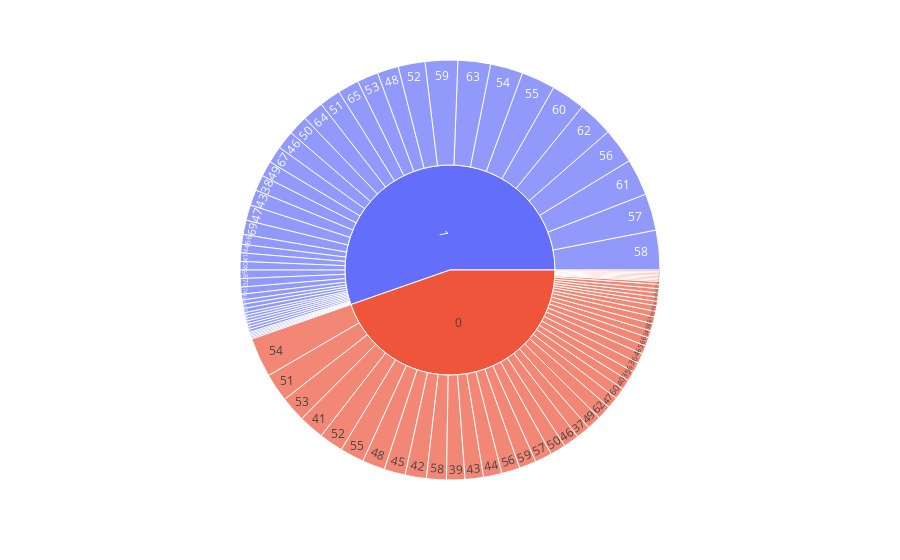

Notebook code for this chart:
### Code cell
px.sunburst(heartDf,path=['HeartDisease','Age'])

### Figure 1 — Plotly figure (JSON) as saved in the notebook; plotly's stock layout.template omitted (floating-point values rounded to 4 significant figures)
{"data": [{"branchvalues": "total", "domain": {"x": [0, 1], "y": [0, 1]}, "hovertemplate": "labels=%{label}<br>count=%{value}<br>parent=%{parent}<br>id=%{id}<extra></extra>", "ids": ["0/40", "1/49", "0/37", "1/48", "0/54", "0/39", "0/45", "1/37", "0/48", "1/58", "0/42", "1/38", "0/43", "1/60", "1/36", "0/44", "0/49", "1/44", "0/36", "0/53", "0/52", "0/51", "1/53", "0/56", "1/54", "1/41", "0/32", "1/65", "0/41", "0/35", "1/43", "0/59", "0/50", "1/50", "1/47", "1/31", "1/52", "1/46", "1/57", "1/55", "0/46", "1/32", "0/55", "1/63", "1/56", "1/66", "1/40", "0/57", "0/34", "0/47", "0/38", "1/33", "1/59", "1/34", "0/58", "0/61", "0/29", "0/62", "0/31", "1/35", "0/28", "0/30", "1/39", "1/51", "0/33", "1/45", "0/60", "1/61", "1/62", "0/65", "1/74", "1/68", "1/42", "0/72", "1/64", "1/69", "1/67", "1/73", "1/70", "0/66", "0/63", "0/74", "1/77", "1/72", "1/75", "0/64", "1/76", "0/68", "1/71", "0/75", "0/69", "0/67", "0/71", "0/70", "0/76", "0", "1"], "labels": ["40", "49", "37", "48", "54", "39", "45", "37", "48", "58", "42", "38", "43", "60", "36", "44", "49", "44", "36", "53", "52", "51", "53", "56", "54", "41", "32", "65", "41", "35", "43", "59", "50", "50", "47", "31", "52", "46", "57", "55", "46", "32", "55", "63", "56", "66", "40", "57", "34", "47", "38", "33", "59", "34", "58", "61", "29", "62", "31", "35", "28", "30", "39", "51", "33", "45", "60", "61", "62", "65", "74", "68", "42", "72", "64", "69", "67", "73", "70", "66", "63", "74", "77", "72", "75", "64", "76", "68", "71", "75", "69", "67", "71", "70", "76", "0", "1"], "name": "", "parents": ["0", "1", "0", "1", "0", "0", "0", "1", "0", "1", "0", "1", "0", "1", "1", "0", "0", "1", "0", "0", "0", "0", "1", "0", "1", "1", "0", "1", "0", "0", "1", "0", "0", "1", "1", "1", "1", "1", "1", "1", "0", "1", "0", "1", "1", "1", "1", "0", "0", "0", "0", "1", "1", "1", "0", "0", "0", "0", "0", "1", "0", "0", "1", "1", "0", "1", "0", "1", "1", "0", "1", "1", "1", "0", "1", "1", "1", "1", "1", "0", "0", "0", "1", "1", "1", "0", "1", "0", "1", "0", "0", "0", "0", "0", "0", "", ""], "type": "sunburst", "values": [7, 11, 10, 15, 28, 13, 15, 1, 16, 28, 15, 11, 13, 24, 2, 13, 10, 6, 4, 18, 17, 20, 15, 13, 23, 6, 3, 15, 18, 7, 11, 12, 11, 14, 11, 1, 19, 13, 26, 24, 11, 2, 17, 23, 25, 7, 6, 12, 5, 8, 5, 1, 23, 2, 14, 5, 3, 10, 1, 4, 1, 1, 2, 15, 1, 3, 8, 26, 25, 6, 5, 6, 3, 1, 15, 10, 12, 1, 6, 6, 7, 2, 2, 3, 2, 7, 1, 4, 2, 1, 3, 3, 3, 1, 1, 410, 508]}], "layout": {"legend": {"tracegroupgap": 0}, "margin": {"t": 60}}}
